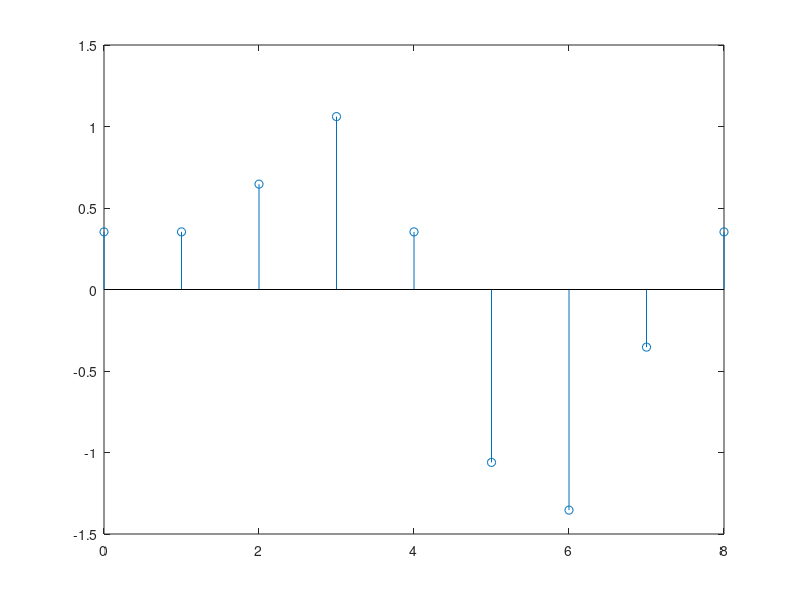

Reproduce this figure in MATLAB.
clc;
clear;

% given continous signal x(t)=sin(2*pi*1000*t)+0.5sin(2*pi*2000*t+3*pi/4)

fs = 8000;
N = 8; % number of data point

ts = 1/fs;
n = 0:1:N;

y = sin(2*pi*1000*n*ts) + 0.5*sin(2*pi*2000*n*ts+3*pi/4)

stem(n,y)